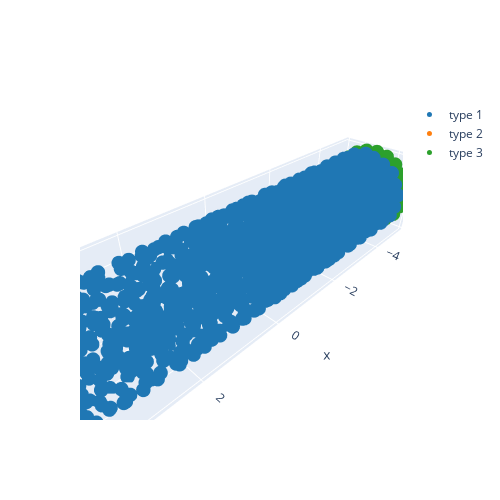

Notebook code for this chart:
### Code cell
# Plot the subdomains
result.plot_property("type", 2)
